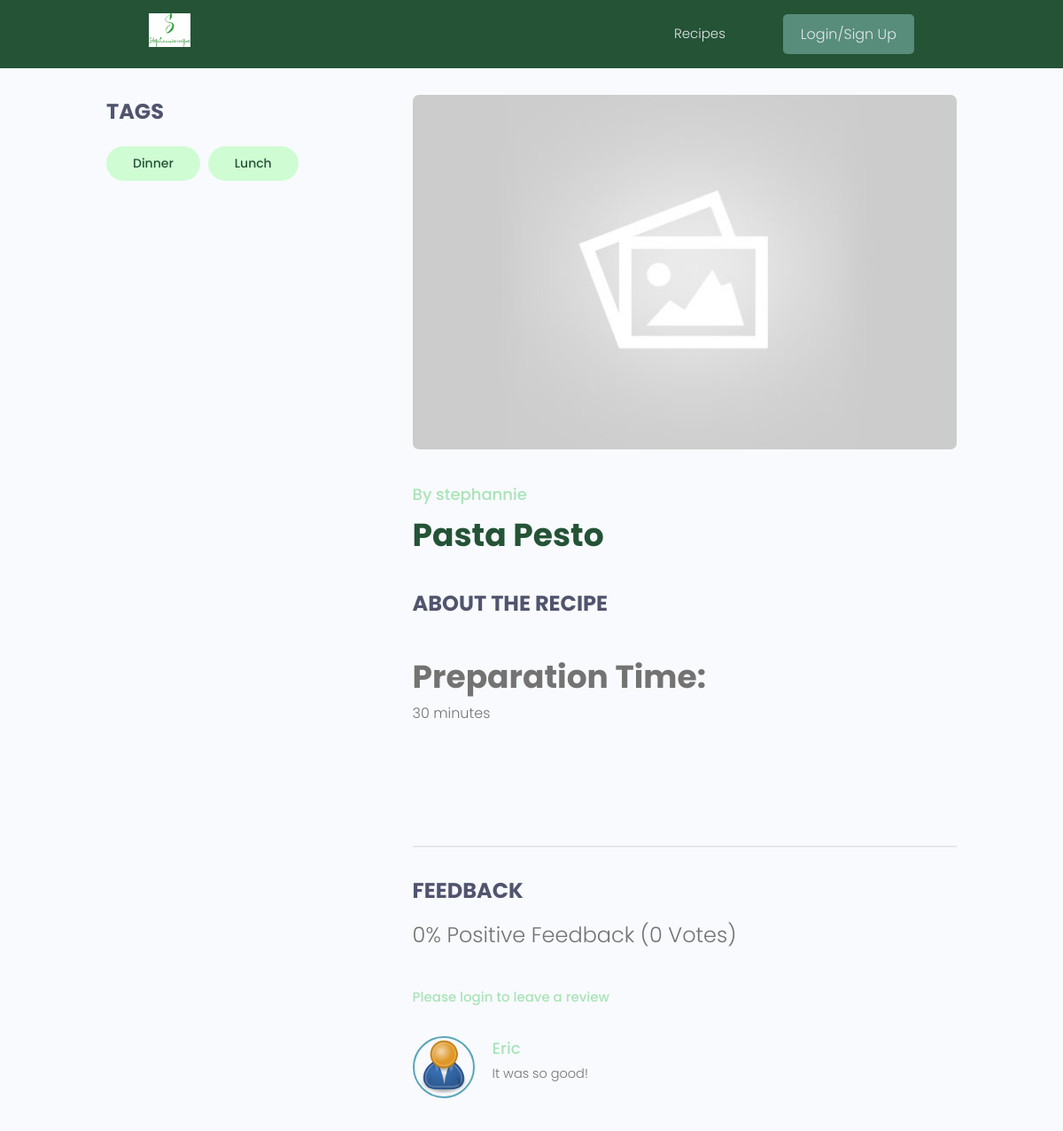
The page /recipe/13b5448c-283b-440a-af65-a21094c6bd2f/ on the database its author committed.
### recipes/models.py (models this page shows, shortened)
class Tag(models.Model):
        name = models.CharField(max_length=200)
        created = models.DateTimeField(auto_now_add=True)
        id = models.UUIDField(default=uuid.uuid4, unique=True,
                                primary_key=True, editable=False)
        def __str__(self):
         return self.name

class Recipe(models.Model):
    owner = models.ForeignKey(Profile,null=True,blank=True,on_delete=models.SET_NULL)
    title = models.CharField(max_length=200)
    description = tinymce_models.HTMLField(default="Her goes the description")
    preparation_time = models.IntegerField(default=0, null=True, blank=True)
    recipe = tinymce_models.HTMLField(default="Here goes the Recipe")
    ingredients = tinymce_models.HTMLField(default="Here goes the ingredients")
    featured_image = models.ImageField(null=True, blank=True, default="default.jpg")
    youtube_link = models.CharField(max_length=2000,null=True, blank=True)
    tags = models.ManyToManyField("Tag", blank=True)
    vote_total = models.IntegerField(default=0, null=True, blank=True)
    vote_ratio = models.IntegerField(default=0, null=True, blank=True)
    created = models.DateTimeField(auto_now_add=True)
    id = models.UUIDField(default=uuid.uuid4, unique=True, primary_key=True, editable=False)
    class Meta:
        ordering = ['-vote_ratio', '-vote_total', 'title']
    @property
    def reviewers(self):
        queryset = self.review_set.all().values_list('owner__id', flat=True)
        return queryset

class Review(models.Model):
        VOTE_TYPE = (
            ('up', 'Up vote'),
            ('down', 'Down vote'),
        )
        owner = models.ForeignKey(Profile, on_delete=models.CASCADE, null=True)
        recipe = models.ForeignKey(Recipe,on_delete=models.CASCADE)
        body = models .TextField(null=True, blank=True)
        value  = models.CharField(max_length=200, choices=VOTE_TYPE)
        created = models.DateTimeField(auto_now_add=True)
        id = models.UUIDField(default=uuid.uuid4, unique=True, primary_key=True, editable=False)
        class Meta:
            unique_together = [['owner','recipe']]

### users/models.py (models this page shows)
class Profile(models.Model):
    user = models.OneToOneField(User, on_delete=models.CASCADE, null=True, blank=True)
    name = models.CharField(max_length=200, blank=True, null=True)
    email = models.EmailField(max_length=500, blank=True,null=True)
    username = models.CharField(max_length=200, blank=True, null=True)
    location = models.CharField(max_length=200, blank=True, null=True)
    short_intro = models.CharField(max_length=200, blank=True,null=True)
    bio = models.TextField(max_length=200, blank=True, null=True)
    bio = models.TextField(blank=True, null=True)
    profile_image = models.ImageField(null=True, blank=True, upload_to='profiles/',default='profiles/user-default.png')
    social_github = models.CharField(max_length=200, blank=True, null=True)
    social_twitter = models.CharField(max_length=200, blank=True, null=True)
    social_linkedin = models.CharField(max_length=200, blank=True, null=True)
    social_youtube = models.CharField(max_length=200, blank=True, null=True)
    social_website = models.CharField(max_length=200, blank=True, null=True)
    social_instagram = models.CharField(max_length=200, blank=True, null=True)
    created = models.DateTimeField(auto_now_add=True)
    id = models.UUIDField(default=uuid.uuid4,
                            unique=True, primary_key=True, editable=False)
    def __str__(self):
        return str(self.username)

### recipes/views.py (the view)
# urls.py: path('recipe/<str:pk>/', views.recipe, name="recipe"),
def recipe(request, pk):
    recipeObj = Recipe.objects.get(id=pk)
    return render(request,'recipes/single-recipe.html',{'recipe': recipeObj})

### recipes/templates/recipes/single-recipe.html (shortened to what this page needs)
{% extends 'main.html' %}
{% block content %}
<main class="singleProject my-md">
    <div class="container">
      <div class="layout">
        <div class="column column--1of3">
          <h3 class="singleProject__subtitle">Tags</h3>
          <div class="singleProject__toolStack">
            {% for tag in recipe.tags.all %}
            <span class="tag tag--pill tag--sub tag--lg">
              <small>{{tag}}</small>
            </span>
            {% endfor %}
          </div>
        </div>
        <div class="column column--2of3">
          <img class="singleProject__preview" src="{{ recipe.featured_image.url }}" alt="portfolio thumbnail" />
          <a  class="singleProject__developer">By {{recipe.owner}}</a>
          <h2 class="singleProject__title">{{recipe.title}}</h2>
          <h3 class="singleProject__subtitle">About the Recipe</h3>
          <div class="singleProject__info">
            <br />
            <h2>Preparation Time:</h2>
            <p>{{recipe.preparation_time}} minutes</p>
            <br/>
            <br/>
            <br/>
            <br/>
          </div>
          <div class="comments">
            <h3 class="singleProject__subtitle">Feedback</h3>
            <h5 class="project--rating">
                {{recipe.vote_ratio}}% Positive Feedback ({{recipe.vote_total}}
                Vote{{recipe.vote_total|pluralize:"s"}})
            </h5>
            {% if request.user.profile.id in recipe.reviewers %}
            <p>You have already submitted your review for this Recipe</p>
            {% elif request.user.profile == recipe.owner %}
            <p>You cannot review your own work</p>
            {% else %}
            <a href="{% url 'login' %}?next={{request.path}}">Please login to leave a review</a>
            {% endif %}
            <div class="commentList">
                {% for review in recipe.review_set.all %}
                {% if review.body %}
                <div class="comment">
                    <a >
                        <img class="avatar avatar--md" src="{{review.owner.profile_image.url}}" alt="user" />
                    </a>
                    <div class="comment__details">
                        <a
                            class="comment__author">{{review.owner.name}}</a>
                        <p class="comment__info">{{review.body|linebreaksbr}}</p>
                    </div>
                </div>
                {% endif %}
                {% endfor %}
            </div>
            </div>
        </div>
      </div>
    </div>
  </main>
{% endblock%}

### templates/main.html (shortened to what this page needs)
<!DOCTYPE html>
{% load static %}
<html>
<head>
    <link rel="stylesheet" href="https://cdn.iconmonstr.com/1.3.0/css/iconmonstr-iconic-font.min.css" />
    <link rel="stylesheet" href="{% static 'uikit/styles/uikit.css' %}" />
    <link rel="stylesheet" href="{% static 'styles/app.css' %}" />
</head>
<body>
    {% include 'navbar.html' %}
    {% block content %}
    {% endblock content %}
</body>
</html>

### templates/navbar.html (shortened to what this page needs)
{% load static %}
<header class="header">
    <div class="container container--narrow">
      <a href="{% url 'recipes' %}" class="header__logo">
        <img src="{% static 'images/logo2.jpeg' %}" alt="DevSearch Logo" />
      </a>
      <nav class="header__nav">
        <ul class="header__menu">
          <li class="header__menuItem"><a href="{% url 'recipes' %}">Recipes</a></li>
          {% if request.user.is_authenticated and request.user.id == 1 %}
          <li class="header__menuItem"><a href="{% url 'account' %}">Account</a></li>
          <li class="header__menuItem"><a href="{% url 'inbox' %}">Inbox</a></li>
          <li class="header__menuItem"><a href="{% url 'create-recipe' %}">Add recipe</a></li>
          <li class="header__menuItem"><a href="{% url 'logout' %}" class="btn btn--sub">Logout</a></li>
          {% elif request.user.is_authenticated and request.user.id != 1 %}
          <li class="header__menuItem"><a href="{% url 'account' %}">Account</a></li>
          <li class="header__menuItem"><a href="{% url 'inbox' %}">Inbox</a></li>
          <li class="header__menuItem"><a href="{% url 'logout' %}" class="btn btn--sub">Logout</a></li>
          {% else %}
          <li class="header__menuItem"><a href="{% url 'login' %}" class="btn btn--sub">Login/Sign Up</a></li>
          {% endif %}
        </ul>
      </nav>
    </div>
  </header>

### static/styles/app.css (style rules this page uses)
:root { --color-sub: #245336; }
.btn--sub { background-color: #588d7b; }
img { width: 100%; }
.header { position: sticky; z-index: 111; background-color: var(--color-sub); padding: 1.5rem 0; }
.header > .container { display: flex; justify-content: space-between; align-items: center; }
.header__logo > img { height: 3.8rem; }
.header__nav > ul { display: inline-flex; align-items: center; list-style: none; gap: 6.5rem; }
.header__menuItem > a { color: var(--color-light); font-weight: 300; }
.singleProject .column--1of3 { order: 2; }
@media screen and (min-width: 1081px) { .singleProject .column--1of3 { order: 1; } }
@media screen and (min-width: 1081px) { .singleProject .column--2of3 { order: 2; } }
.singleProject__toolStack { margin-top: 2rem; margin-bottom: 4rem; }
.singleProject__preview { height: 50vh; object-fit: cover; object-position: top center; margin-bottom: 3rem; border-radius: 0.7rem; }
.singleProject__developer { font-size: 1.8rem; font-weight: 500; }
.singleProject__title { font-size: 3.6rem; font-weight: 700; color: var(--color-sub); margin-bottom: 3rem; }
.project--rating { margin-bottom: 1.6em; margin-top: .5em; }
.singleProject__subtitle { text-transform: uppercase; font-size: 2.4rem; font-weight: 700; color: var(--color-sub-light); margin-bottom: 1rem; }
.comments { margin-top: 4rem; padding-top: 3rem; border-top: 2px solid var(--color-light); }
.commentList { margin: 3rem 0; }
.comment { display: flex; gap: 2rem; }
.comment__author { font-size: 1.8rem; }
.comment__info { font-size: 1.45rem; }

### static/uikit/styles/modules/_variables.css (style rules this page uses)
:root { --color-main: #5aa5b9; --color-main-light: #e6faff; --color-sub: #3f4156; --color-sub-light: #51546e; --color-sub-lighter: #ededfd; --color-text: #737373; --color-gray: #8b8b8b; --color-light: #e5e7eb; --color-light-gray: #767676; --color-bg: #f8fafd; --color-white: #fffefd; --color-white-light: #f3f3f3; --color-success: #359e64; --color-success-bg: #def8e8; --color-error: #fc4b0b; --color-error-bg: #fff2ee; --font-base: 'Poppins', arial, helvetica, 'Segoe UI', roboto, ubuntu, sans-serif; --font-monospace: 'Fira Code', 'Courier New', courier, monospace; --font-regular: 300; --font-medium: 500; --font-bold: 700; --generic-shadow: 1px 1px 5px #00000010; --generic-transition: all 0.3s ease-in-out; }

### static/uikit/styles/modules/_base.css (style rules this page uses)
* { margin: 0; padding: 0; box-sizing: border-box; text-rendering: optimizeLegibility; color: inherit; font-size: inherit; }
html { font-size: 50%; }
@media only screen and (min-width: 480px) { html { font-size: 56.25%; } }
@media only screen and (min-width: 1200px) { html { font-size: 62.5%; } }
body { line-height: 1.6; font-weight: 400; font-size: 1.5rem; color: var(--color-text); background-color: var(--color-bg); min-height: 100vh; }

### static/uikit/styles/modules/_typography.css (style rules this page uses)
* { font-family: var(--font-base); }
h2 { font-size: 3.6rem; font-weight: var(--font-bold); }
h3 { font-size: 3.2rem; font-weight: var(--font-medium); }
h5 { font-size: 2.4rem; font-weight: var(--font-medium); }
h5, h6 { font-weight: var(--font-regular); }
p, span, strong { font-size: 1.6rem; color: var(--color-text); font-weight: var(--font-regular); }
a { padding-bottom: 2px; text-decoration: none; display: inline-block; color: #aae3b9; font-weight: var(--font-medium); }

### static/uikit/styles/modules/_utilities.css (style rules this page uses)
.container { width: 92%; max-width: 165rem; margin: 0 auto; box-sizing: border-box; }
.container--narrow { width: 92%; max-width: 120rem; }
@media screen and (min-width: 1000px) { .container { width: 90%; } }
@media screen and (min-width: 1000px) { .container--narrow { width: 85%; } }
@media screen and (min-width: 1200px) { .container { width: 80%; } }
@media screen and (min-width: 1200px) { .container--narrow { width: 72%; } }
.my-md { margin: 3rem auto; }

### static/uikit/styles/modules/_avatar.css (style rules this page uses)
.avatar { border-radius: 50%; border: 2px solid var(--color-main); object-fit: cover; }
.avatar--md { height: 7rem; width: 7rem; }

### static/uikit/styles/modules/_button.css (style rules this page uses)
.btn { display: inline-block; position: relative; cursor: pointer; background-color: var(--color-light); font-weight: var(--font-medium); color: var(--color-sub); text-decoration: none; padding: 1rem 2rem; border-radius: 0.5rem; border: none; width: -webkit-fit-content; width: -moz-fit-content; width: fit-content; height: -webkit-fit-content; height: -moz-fit-content; height: fit-content; font-size: 1.6rem; outline-width: 0; outline-color: transparent; -webkit-backface-visibility: hidden; backface-visibility: hidden; transition: all 0.3s ease-in-out; }
.btn--sub { background-color: var(--color-sub); color: var(--color-white); }

### rows shown on the page
Tag: name "Dinner"
Tag: name "Lunch"
Recipe: featured_image (placeholder picture), owner "stephannie", title "Pasta Pesto", preparation_time "30", vote_ratio "0", vote_total "0"
Review: owner.profile_image (placeholder picture), owner.name "Eric", body "It was so good!"
